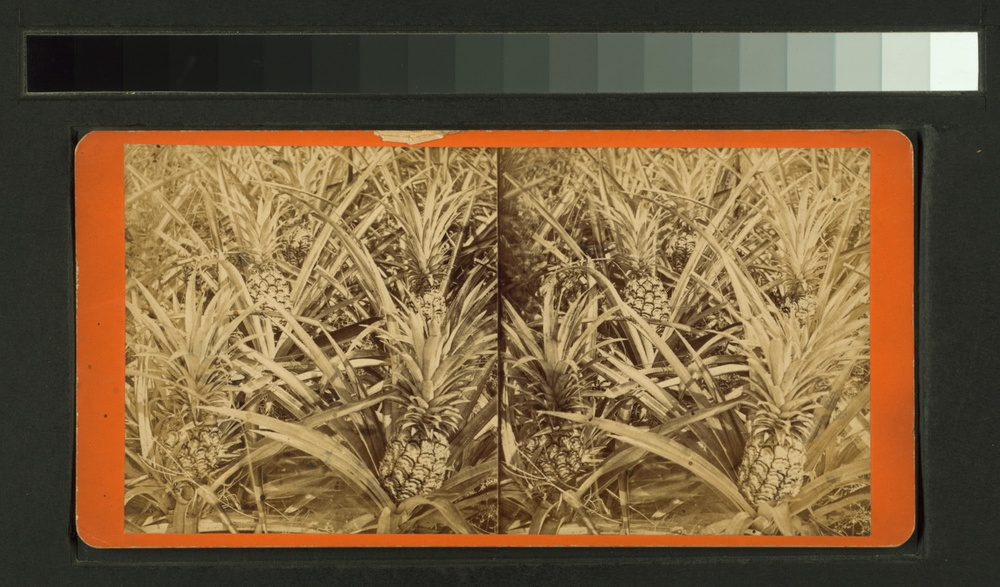
#> input picture FL/G90F121_001F.jpg, 1000 x 587 px, shrunk from 1536 x 901 before the run; its folder holds only this picture in this run
$ python -i vvr_toolbox.py   (imports and definitions only)
#> lines starting #> are read from the running program, lines starting #| are printed output that depends on the picture; after the words box and inside, x2 and y2 are one past the last pixel; in counts of white or black regions, pixels touching at a corner belong together
#!/usr/bin/env python3
# -*- coding: utf-8 -*-
"""
Created on Sun Mar 26 16:11:24 2017

@author: atom
"""

from __future__ import division, absolute_import
import os
import skimage
from skimage import io
from skimage import color
from skimage import exposure
import numpy as np
from scipy import signal
import scipy.signal.signaltools as sigtool
from skimage.filters import threshold_otsu
from skimage.morphology import disk, erosion
from scipy import ndimage

# get list of images
# [46 lines left out: functions get_list_of_images, get_lum_channel, get_mid_section, get_luma_sums, not called in this run]


# round up to nearest odd number
def round_up_to_odd(f):
    f = int(np.ceil(f))
    return f + 1 if f % 2 == 0 else f


# get first or last third of values
# [139 lines left out: functions get_end_third, smooth_values, get_partial_peaks, get_max_point, get_max_peaks, make_luma_binary and 3 more, not called in this run]


# get bounding box of stereocard
def get_card_bndbox(image):
    img_ycbcr = skimage.color.rgb2ycbcr(image)
#> img_ycbcr: shape (587, 1000, 3) float64; mean of channels 0, 1, 2 99.8, 110.5, 140.8
    img_cb = img_ycbcr[:,:,1]
    img_cb_invert = np.max(img_cb) - img_cb
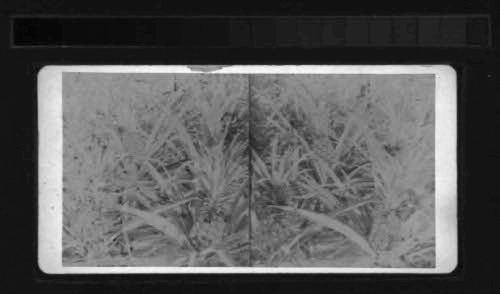
#> img_cb_invert: shape (587, 1000) float64 (shown at 1/2 size); min 0, max 54.56, mean 19.4; drawn with min black and max white
    img_cr = img_ycbcr[:,:,2]
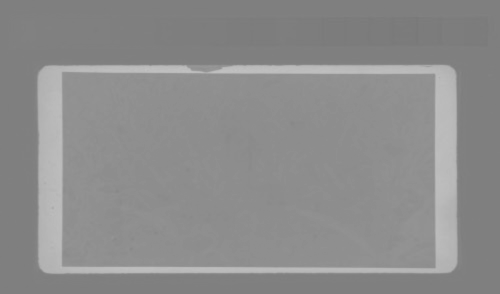
#> img_cr: shape (587, 1000) float64 (shown at 1/2 size); min 119.8, max 195.1, mean 140.8

    img_combo = img_cb_invert + img_cr
    img_combo = skimage.exposure.equalize_hist(img_combo)
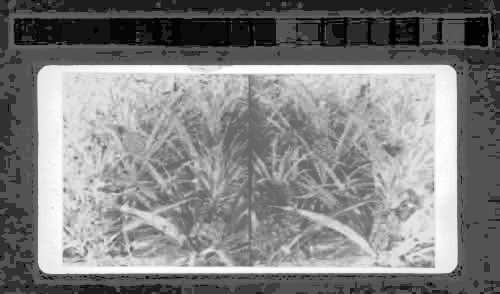
#> img_combo: shape (587, 1000) float64 (shown at 1/2 size); min 3.07e-05, max 1, mean 0.52

    thresh = threshold_otsu(img_combo)
#> thresh = 0.529
    binary = img_combo > thresh
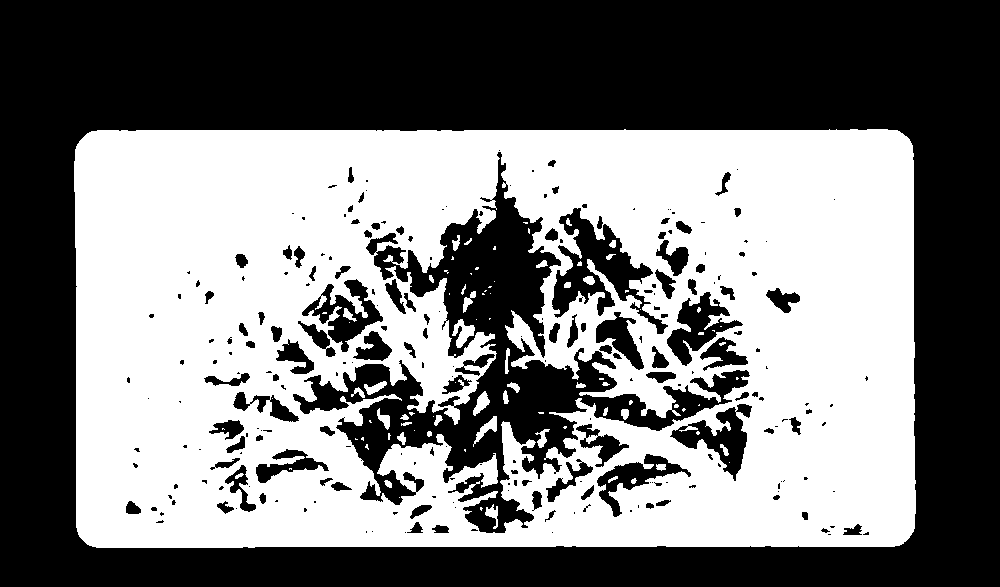
#> binary: shape (587, 1000) bool; 48% white; 89 white regions (50 under 20 px), largest, box (x1, y1, x2, y2) and area: (74, 129, 916, 548) 278400, (452, 319, 475, 348) 331, (473, 416, 497, 447) 232

    mo_disk = skimage.morphology.disk(7)
    eroded = skimage.morphology.erosion(binary, mo_disk)
#> eroded: shape (587, 1000) bool; 30% white; 60 white regions (37 under 20 px), largest, box (x1, y1, x2, y2) and area: (81, 136, 909, 541) 169512, (247, 416, 366, 488) 2123, (380, 295, 448, 394) 1471

    label_im, nb_labels = ndimage.label(eroded)
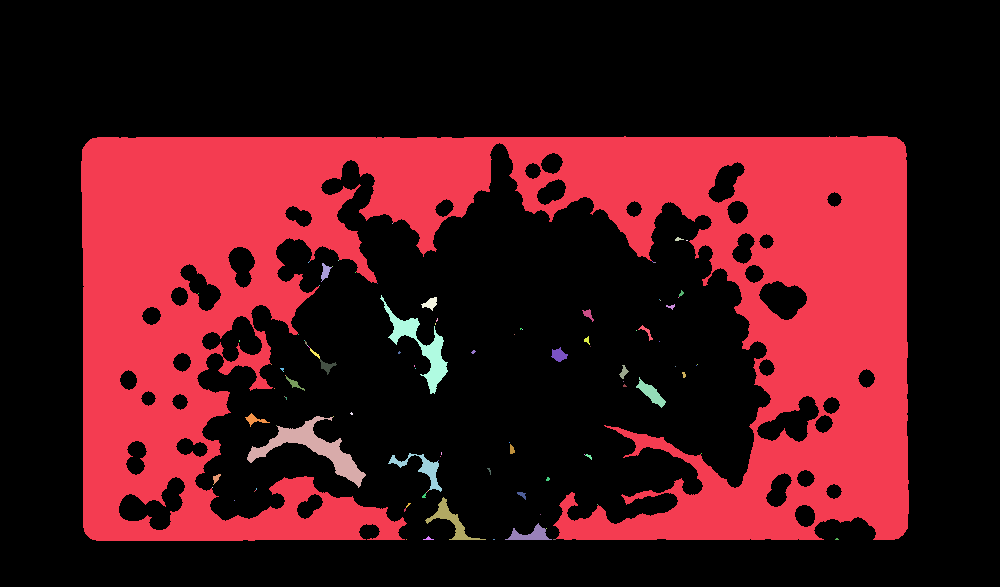
#> label_im: shape (587, 1000) int32; 105 distinct labels, from 0 to 104; one colour per label, 0 black
#> nb_labels = 104
    sizes = ndimage.sum(eroded, label_im, range(nb_labels + 1))
#> sizes = 105 values, max 169492 at index 1, min 0 at index 0, mean 1677.7
    mask_size = sizes < 1000

    remove_pixel = mask_size[label_im]
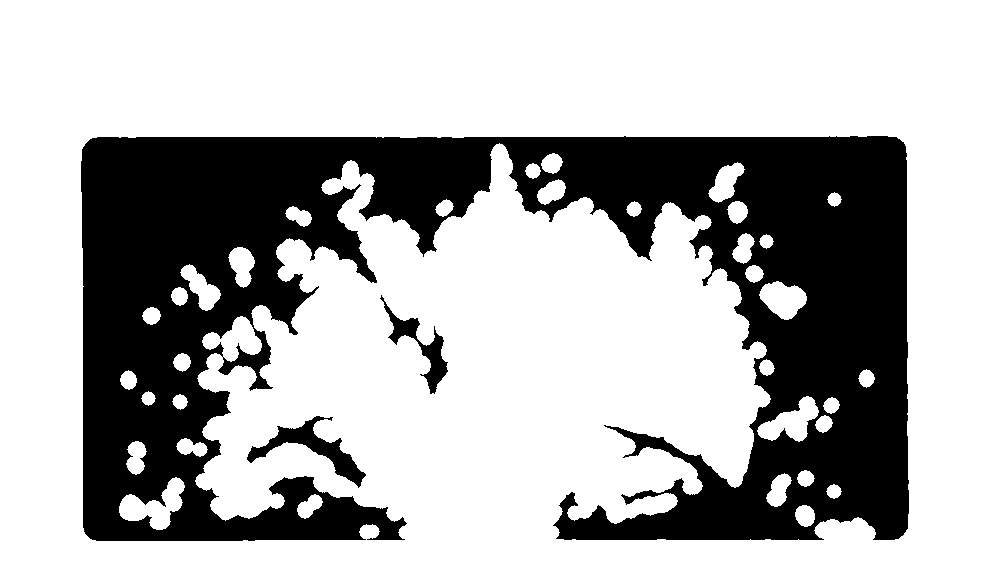
#> remove_pixel: shape (587, 1000) bool; 70.5% white; 3 black regions, box (x1, y1, x2, y2) and area: (81, 136, 909, 541) 169492, (247, 416, 366, 488) 2121, (380, 295, 448, 394) 1471
    label_im[remove_pixel] = 0
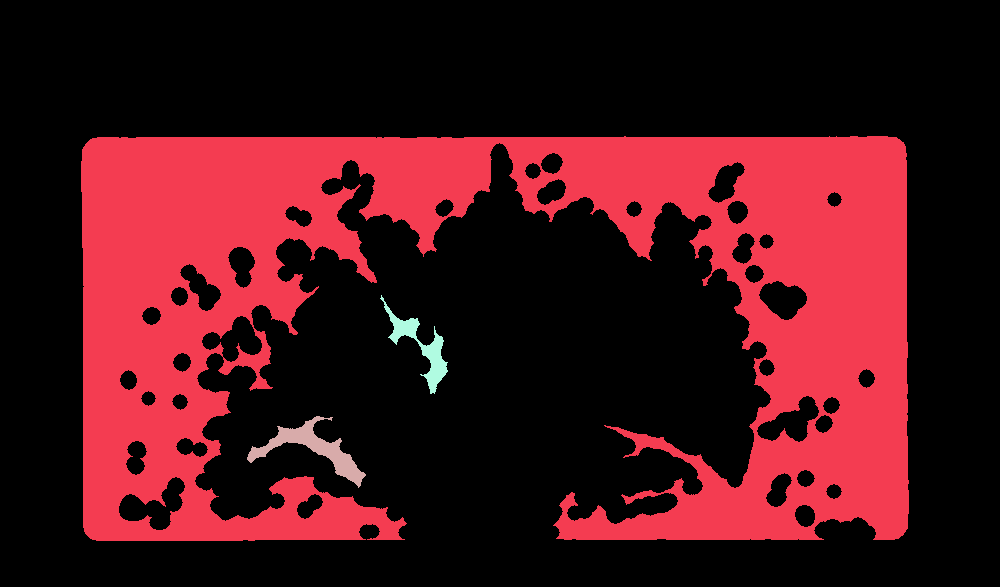
#> label_im: shape (587, 1000) int32; 4 distinct labels, from 0 to 67; one colour per label, 0 black
    labels = np.unique(label_im)
#> labels = [0, 1, 18, 67]
    label_im = np.searchsorted(labels, label_im)
#> label_im: shape (587, 1000) int64; 4 distinct labels, from 0 to 3

    slice_x, slice_y = ndimage.find_objects(label_im == 1)[0]

    bbox = [slice_x, slice_y]

    return bbox


# return cropped card for further processing
# [6 lines left out: function get_stereo_card, not called in this run]

>>> import cv2
>>> picture = cv2.cvtColor(cv2.imread('../FL/G90F121_001F.jpg'), cv2.COLOR_BGR2RGB)
>>> result = get_card_bndbox(picture)
#> result = 2 items

$ run again, on FL/G90F121_050F.jpg
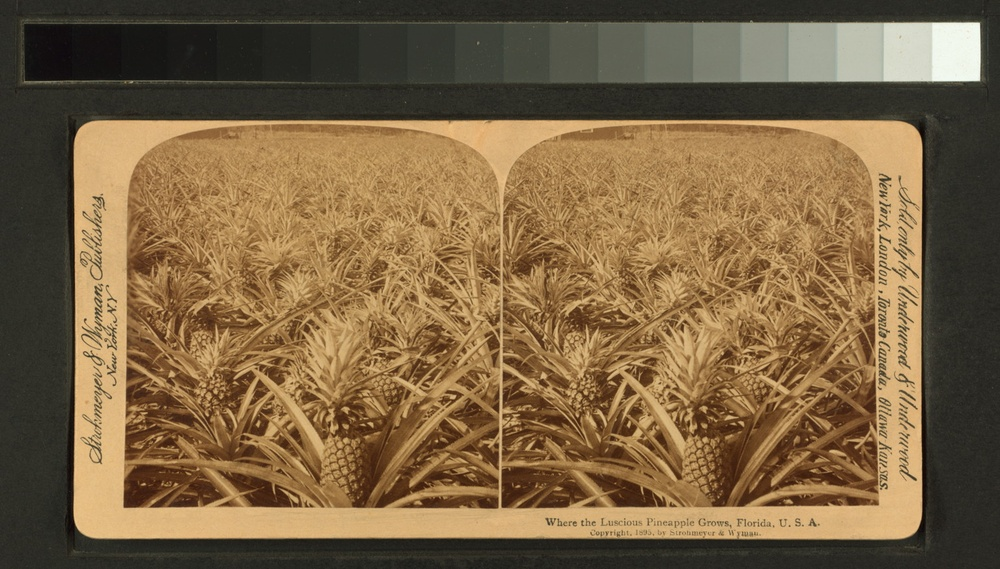
#> input picture FL/G90F121_050F.jpg, 1000 x 569 px, shrunk from 1536 x 874 before the run
#> img_ycbcr: shape (569, 1000, 3) float64; mean of channels 0, 1, 2 104.2, 110.4, 140.7
#> thresh = 0.518
#> in get_card_bndbox, `binary = img_combo > thresh`:
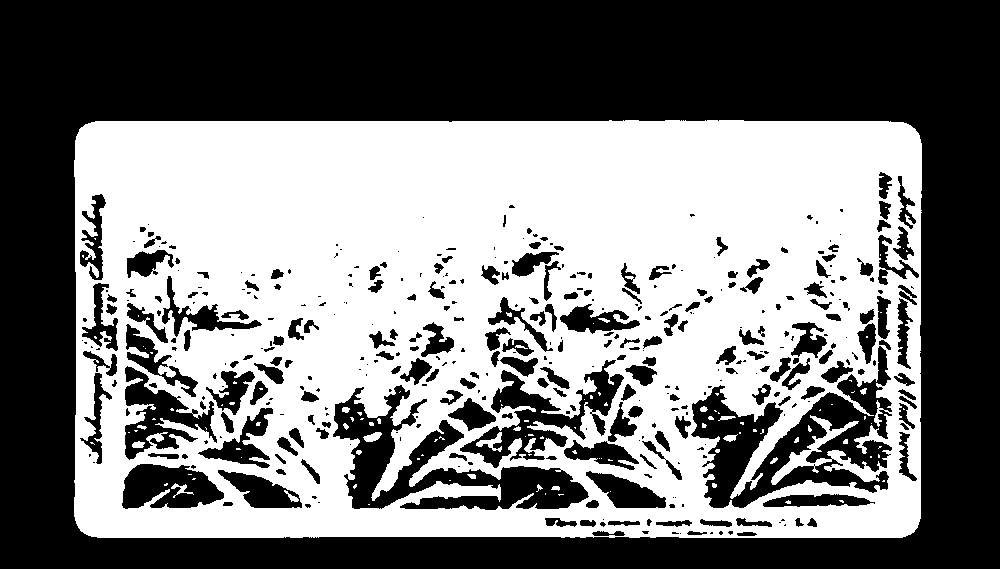
#> binary: shape (569, 1000) bool; 48.6% white; 111 white regions (86 under 20 px), largest, box (x1, y1, x2, y2) and area: (74, 120, 922, 538) 274556, (476, 432, 502, 452) 196, (363, 432, 382, 442) 120
#> eroded: shape (569, 1000) bool; 25.1% white; 88 white regions (61 under 20 px), largest, box (x1, y1, x2, y2) and area: (81, 127, 915, 531) 134023, (817, 478, 914, 531) 2501, (642, 385, 710, 516) 1770
#> nb_labels = 133
#> sizes = 134 values, max 121952 at index 1, min 0 at index 0, mean 1066.2
#> remove_pixel: shape (569, 1000) bool; 75.6% white; 5 black regions, box (x1, y1, x2, y2) and area: (81, 127, 915, 450) 121952, (81, 400, 542, 531) 11396, (817, 478, 914, 531) 2501, (642, 386, 710, 516) 1768, (557, 337, 603, 384) 1026
#> labels = [0, 1, 35, 63, 67, 106]
#> in get_card_bndbox, `label_im = np.searchsorted(labels, label_im)`:
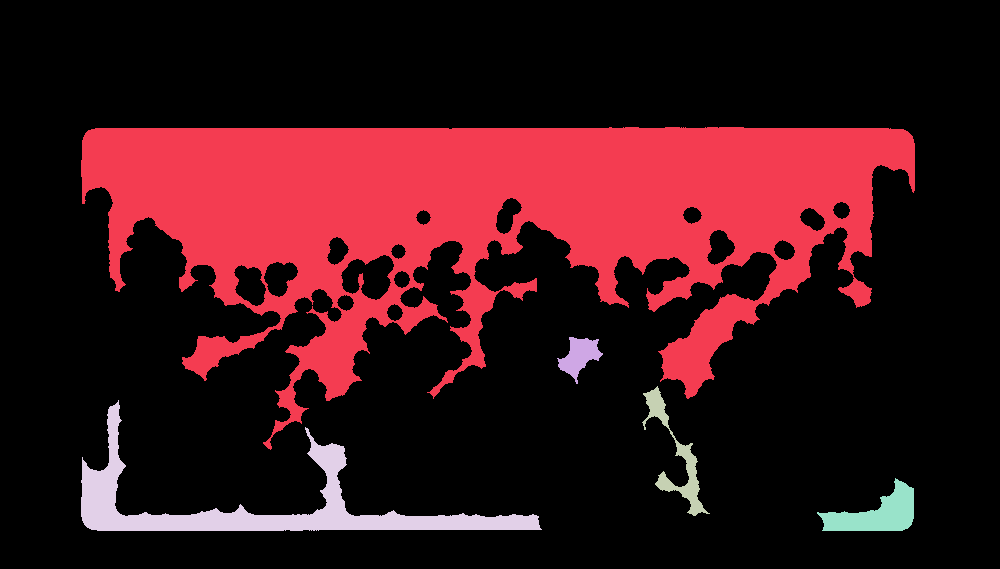
#> label_im: shape (569, 1000) int64; 6 distinct labels, from 0 to 5; one colour per label, 0 black
#> result = 2 items
